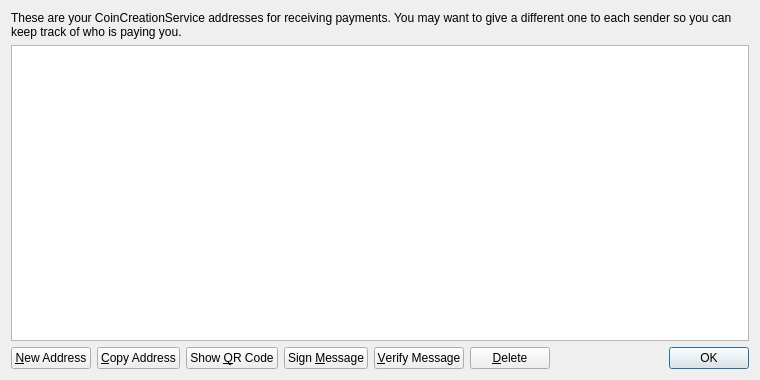
<?xml version="1.0" encoding="UTF-8"?>
<ui version="4.0">
 <class>AddressBookPage</class>
 <widget class="QWidget" name="AddressBookPage">
  <property name="geometry">
   <rect>
    <x>0</x>
    <y>0</y>
    <width>760</width>
    <height>380</height>
   </rect>
  </property>
  <property name="windowTitle">
   <string>Address Book</string>
  </property>
  <property name="styleSheet">
   <string notr="true">background-image: url(:/images/bgx);</string>
  </property>
  <layout class="QVBoxLayout" name="verticalLayout">
   <item>
    <widget class="QLabel" name="labelExplanation">
     <property name="text">
      <string>These are your CoinCreationService addresses for receiving payments. You may want to give a different one to each sender so you can keep track of who is paying you.</string>
     </property>
     <property name="textFormat">
      <enum>Qt::PlainText</enum>
     </property>
     <property name="wordWrap">
      <bool>true</bool>
     </property>
    </widget>
   </item>
   <item>
    <widget class="QTableView" name="tableView">
     <property name="contextMenuPolicy">
      <enum>Qt::CustomContextMenu</enum>
     </property>
     <property name="toolTip">
      <string>Double-click to edit address or label</string>
     </property>
     <property name="tabKeyNavigation">
      <bool>false</bool>
     </property>
     <property name="alternatingRowColors">
      <bool>true</bool>
     </property>
     <property name="selectionMode">
      <enum>QAbstractItemView::SingleSelection</enum>
     </property>
     <property name="selectionBehavior">
      <enum>QAbstractItemView::SelectRows</enum>
     </property>
     <property name="sortingEnabled">
      <bool>true</bool>
     </property>
     <attribute name="verticalHeaderVisible">
      <bool>false</bool>
     </attribute>
    </widget>
   </item>
   <item>
    <layout class="QHBoxLayout" name="horizontalLayout">
     <item>
      <widget class="QPushButton" name="newAddressButton">
       <property name="toolTip">
        <string>Create a new address</string>
       </property>
       <property name="text">
        <string>&amp;New Address</string>
       </property>
       <property name="icon">
        <iconset resource="../bitcoin.qrc">
         <normaloff>:/icons/add</normaloff>:/icons/add</iconset>
       </property>
      </widget>
     </item>
     <item>
      <widget class="QPushButton" name="copyToClipboard">
       <property name="toolTip">
        <string>Copy the currently selected address to the system clipboard</string>
       </property>
       <property name="text">
        <string>&amp;Copy Address</string>
       </property>
       <property name="icon">
        <iconset resource="../bitcoin.qrc">
         <normaloff>:/icons/editcopy</normaloff>:/icons/editcopy</iconset>
       </property>
      </widget>
     </item>
     <item>
      <widget class="QPushButton" name="showQRCode">
       <property name="text">
        <string>Show &amp;QR Code</string>
       </property>
       <property name="icon">
        <iconset resource="../bitcoin.qrc">
         <normaloff>:/icons/qrcode</normaloff>:/icons/qrcode</iconset>
       </property>
      </widget>
     </item>
     <item>
      <widget class="QPushButton" name="signMessage">
       <property name="toolTip">
        <string>Sign a message to prove you own a CoinCreationService address</string>
       </property>
       <property name="text">
        <string>Sign &amp;Message</string>
       </property>
       <property name="icon">
        <iconset resource="../bitcoin.qrc">
         <normaloff>:/icons/edit</normaloff>:/icons/edit</iconset>
       </property>
      </widget>
     </item>
     <item>
      <widget class="QPushButton" name="verifyMessage">
       <property name="toolTip">
        <string>Verify a message to ensure it was signed with a specified CoinCreationService address</string>
       </property>
       <property name="text">
        <string>&amp;Verify Message</string>
       </property>
       <property name="icon">
        <iconset resource="../bitcoin.qrc">
         <normaloff>:/icons/transaction_0</normaloff>:/icons/transaction_0</iconset>
       </property>
      </widget>
     </item>
     <item>
      <widget class="QPushButton" name="deleteButton">
       <property name="toolTip">
        <string>Delete the currently selected address from the list</string>
       </property>
       <property name="text">
        <string>&amp;Delete</string>
       </property>
       <property name="icon">
        <iconset resource="../bitcoin.qrc">
         <normaloff>:/icons/remove</normaloff>:/icons/remove</iconset>
       </property>
      </widget>
     </item>
     <item>
      <spacer name="horizontalSpacer">
       <property name="orientation">
        <enum>Qt::Horizontal</enum>
       </property>
       <property name="sizeHint" stdset="0">
        <size>
         <width>40</width>
         <height>20</height>
        </size>
       </property>
      </spacer>
     </item>
     <item>
      <widget class="QDialogButtonBox" name="buttonBox">
       <property name="sizePolicy">
        <sizepolicy hsizetype="Maximum" vsizetype="Fixed">
         <horstretch>0</horstretch>
         <verstretch>0</verstretch>
        </sizepolicy>
       </property>
       <property name="standardButtons">
        <set>QDialogButtonBox::Ok</set>
       </property>
      </widget>
     </item>
    </layout>
   </item>
  </layout>
 </widget>
 <resources>
  <include location="../bitcoin.qrc"/>
 </resources>
 <connections/>
</ui>
